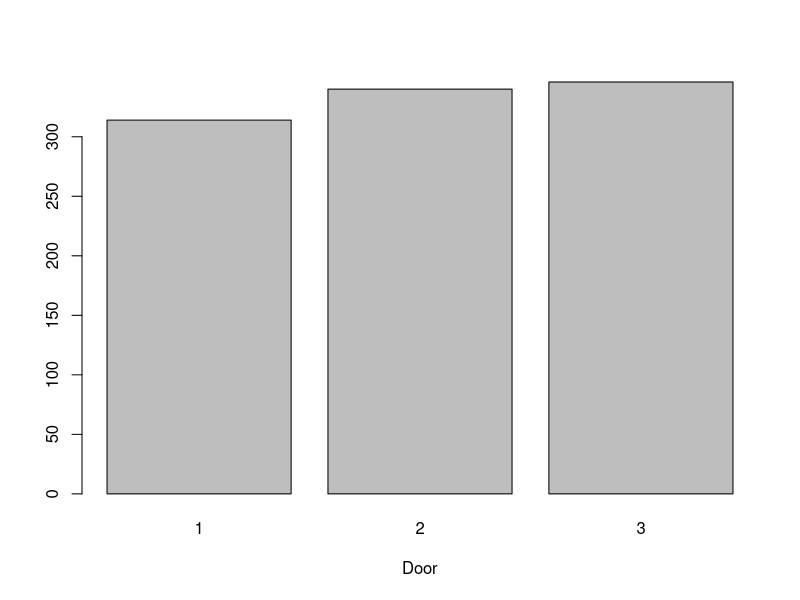
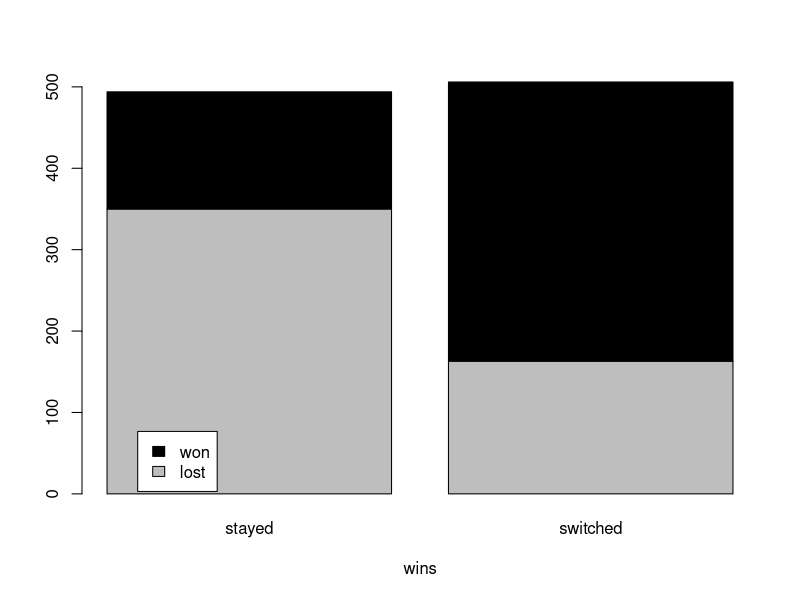

Recreate these plots in R, in order.
MontyHall2 <- read.table("output_data.txt", header = TRUE, sep = "\t");

png("barplot_output.png", width = 800, height = 600, res = 100);
barplot(table(MontyHall2$prizeDoor),xlab="Door");

dev.off()

t <- table(MontyHall2$outcome, MontyHall2$action)
png("barplot2_output.png", width = 800, height = 600, res = 100);

barplot(t,
        xlab="wins", col=c("grey","black"),legend.text = TRUE, 
        args.legend = list(x = "topright",
                           inset = c(0.8, 0.84)))
dev.off()
